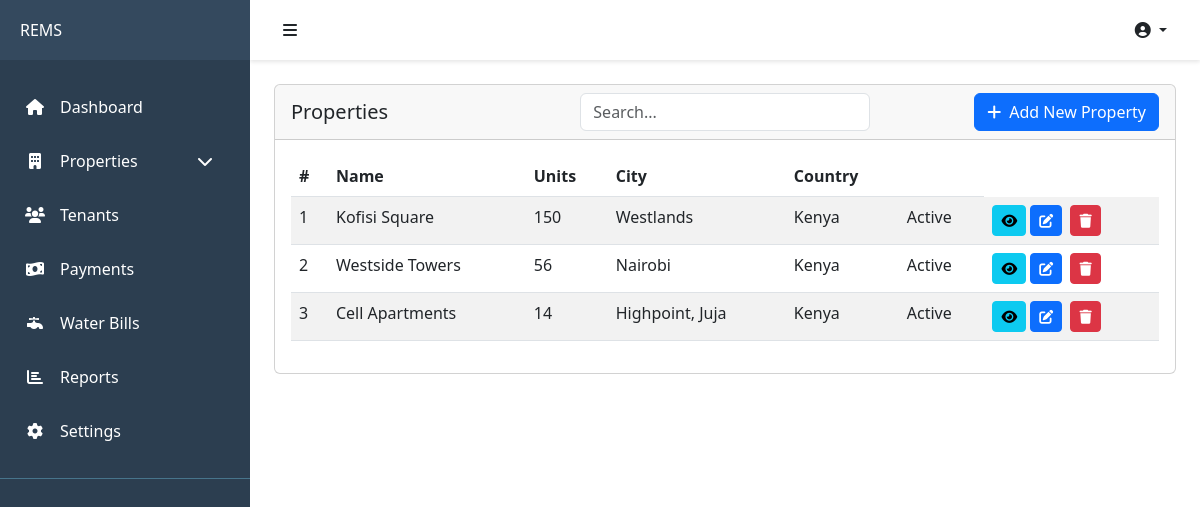
/properties/ (signed in), run on the app's committed database.
### apps/properties/models.py (models this page shows, shortened)
class Property(AbstractBaseModel):
    owner = models.ForeignKey('users.User', on_delete=models.CASCADE)
    name = models.CharField(max_length=255)
    phone_number = models.CharField(max_length=255, null=True, blank=True)
    description = models.TextField()
    address = models.CharField(max_length=255)
    city = models.CharField(max_length=255)
    country = models.CharField(max_length=255)
    units = models.PositiveIntegerField()

### apps/properties/views.py (the view)
# urls.py: path("properties/", include("apps.properties.urls")),
@login_required
def properties(request):
    properties = Property.objects.all()
    return render(request, 'properties/properties.html', {'properties': properties})

### templates/properties/properties.html (shortened to what this page needs)
{% extends "base.html" %}
{% block content %}
<div class="card">
    <div class="card-header">
        <div class="d-flex justify-content-between align-items-center">
            <div class="col">
            <h5 class="mb-0">Properties</h5>
        </div>
            <div class="col">
                <input type="text" class="form-control" placeholder="Search..."
                id="searchInput" value="{{ search_query }}">
            </div>
            <div class="col text-end">
            <button class="btn btn-primary" data-bs-toggle="modal" data-bs-target="#newPropertyModal">
                <i class="fas fa-plus me-2"></i>Add New Property
            </button>
        </div>
        </div>
    </div>
    <div class="card-body">
        <table id="tenantsTable" class="table table-striped" style="width:100%">
            <thead>
                <tr>
                    <th>#</th>
                    <th>Name</th>
                    <th>Units</th>
                    <th>City</th>
                    <th>Country</th>
                    <th></th>
                </tr>
            </thead>
            <tbody>
                {% for property in properties %}
                <tr>
                    <td>{{forloop.counter}}</td>
                    <td>{{property.name}}</td>
                    <td>{{property.units}}</td>
                    <td>{{property.city}}</td>
                    <td>{{property.country}}</td>
                    <td><span class="tenant-status status-active">Active</span></td>
                    <td>
                        <a href="{% url 'property-detail' property.id %}" class="btn btn-sm btn-info">
                            <i class="fas fa-eye"></i>
                        </a>
                        <button class="btn btn-sm btn-primary me-1" data-bs-toggle="modal" data-bs-target="#editPropertyModal{{property.id}}"><i class="fas fa-edit"></i></button>
                        <button class="btn btn-sm btn-danger" data-bs-toggle="modal" data-bs-target="#deletePropertyModal{{property.id}}"><i class="fas fa-trash"></i></button>
                    </td>
                </tr>
                {% endfor %}
            </tbody>
        </table>
    </div>
</div>
{% endblock content %}

### templates/base.html (style rules this page uses)
:root { --sidebar-width: 250px; --sidebar-collapsed-width: 70px; --topbar-height: 60px; --primary-color: #2c3e50; --secondary-color: #34495e; }

### data on the page
Property: name "Kofisi Square", units "150", city "Westlands", country "Kenya"
Property: name "Westside Towers", units "56", city "Nairobi", country "Kenya"
Property: name "Cell Apartments", units "14", city "Highpoint, Juja", country "Kenya"
